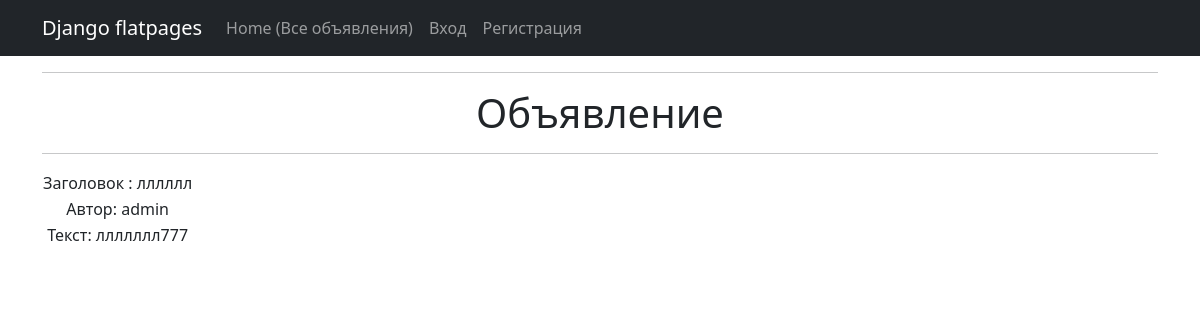
The page /post/3 on the database as committed earlier.
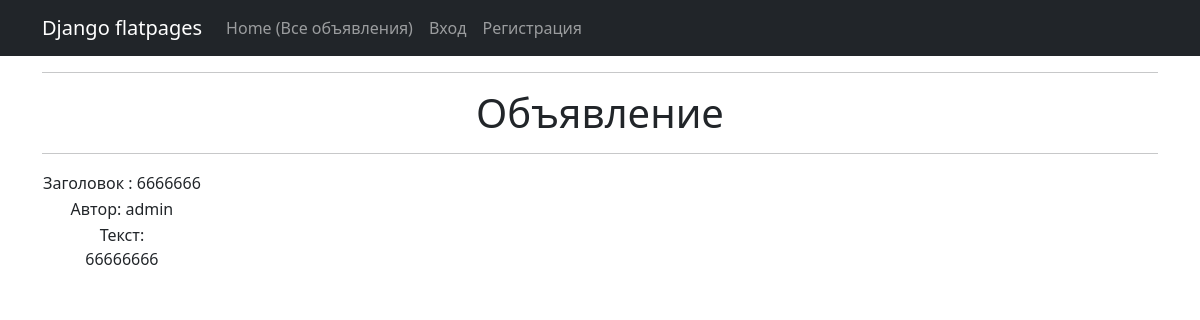
The same page on the database as committed later.
### app_01/models.py (models this page shows, shortened)
class Post(models.Model):
    TYPE = (
        ('tank', 'Танки'),
        ('heal', 'Хилы'),
        ('dd', 'ДД'),
        ('buyers', 'Торговцы'),
        ('gildemaster', 'Гилдмастеры'),
        ('quest', 'Квестгиверы'),
        ('smith', 'Кузнецы'),
        ('tanner', 'Кожевники'),
        ('potion', 'Зельевары'),
        ('spellmaster', 'Мастер заклинаний'),
    )
    author = models.ForeignKey(User, on_delete=models.CASCADE)
    title = models.CharField(max_length=20)
    text = RichTextUploadingField(null=True, config_name='default',)
    category = models.CharField(max_length=20, choices=TYPE, default='tank')

### app_01/views.py (the view)
# urls.py: path('post/<int:pk>', IdPostList.as_view(), name='post_id'),
class IdPostList(DetailView):
    model = Post
    template_name = 'post_id.html'
    context_object_name = 'post_id'

### templates/post_id.html (shortened to what this page needs)
{% extends 'flatpages/default.html' %}
{% block content %}
{% load static %}
<hr>
<h1>Объявление</h1>
<hr>
<table>
    <tr><td>Заголовок :  {{post_id.title}}</td></tr>
    <tr><td>Автор:  {{post_id.author|truncatechars:10}}</td></tr>
    <tr><td>Текст:  {{post_id.text|safe}}</td></tr>
</table>
{% endblock content %}

Rows that differ between the two databases and show on the page:
changed Post "admin": title "лллллл" → "6666666"; text "ллллллл777" → "66666666"
